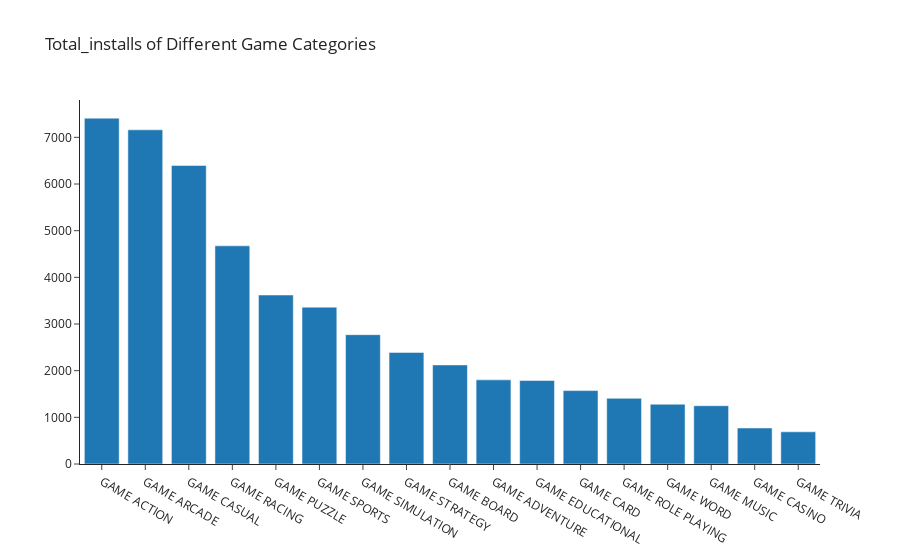

Notebook cell for this chart:
### Code cell
cat = df.groupby('category').sum().reset_index()
x= cat['category']
fig = go.Figure(go.Bar(x=x, y=cat['installs'], name='total_installs'))

fig.update_layout(template = "simple_white",
               title_text="Total_installs of Different Game Categories", xaxis = {'categoryorder':'total descending'})
fig.show()
#Game Action got the most installs.

### Figure 1 — Plotly figure (JSON) as saved in the notebook; plotly's stock layout.template omitted (floating-point values rounded to 4 significant figures)
{"data": [{"name": "total_installs", "type": "bar", "x": ["GAME ACTION", "GAME ADVENTURE", "GAME ARCADE", "GAME BOARD", "GAME CARD", "GAME CASINO", "GAME CASUAL", "GAME EDUCATIONAL", "GAME MUSIC", "GAME PUZZLE", "GAME RACING", "GAME ROLE PLAYING", "GAME SIMULATION", "GAME SPORTS", "GAME STRATEGY", "GAME TRIVIA", "GAME WORD"], "y": [7410, 1803, 7161, 2123, 1573, 771.5, 6397, 1790.0, 1249.0, 3621, 4675, 1408, 2771, 3361, 2391, 690.1, 1281]}], "layout": {"title": {"text": "Total_installs of Different Game Categories"}, "xaxis": {"categoryorder": "total descending"}}}
